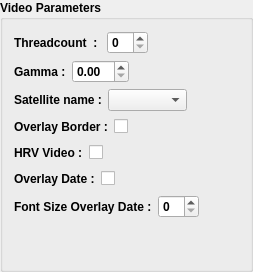
          <widget class="QGroupBox" name="groupBox_6">
           <property name="font">
            <font>
             <weight>75</weight>
             <bold>true</bold>
            </font>
           </property>
           <property name="title">
            <string>Video Parameters</string>
           </property>
           <layout class="QVBoxLayout" name="verticalLayout_10">
            <item>
             <layout class="QVBoxLayout" name="verticalLayout_4">
              <item>
               <layout class="QHBoxLayout" name="horizontalLayout_33">
                <item>
                 <widget class="QLabel" name="label_32">
                  <property name="text">
                   <string>Threadcount  : </string>
                  </property>
                 </widget>
                </item>
                <item>
                 <widget class="QSpinBox" name="spbThreadcount">
                  <property name="toolTip">
                   <string extracomment="Maximum nbr. of threads used (0 will use all)"/>
                  </property>
                 </widget>
                </item>
                <item>
                 <spacer name="horizontalSpacer_25">
                  <property name="orientation">
                   <enum>Qt::Horizontal</enum>
                  </property>
                  <property name="sizeHint" stdset="0">
                   <size>
                    <width>40</width>
                    <height>20</height>
                   </size>
                  </property>
                 </spacer>
                </item>
               </layout>
              </item>
              <item>
               <layout class="QHBoxLayout" name="horizontalLayout_7">
                <item>
                 <widget class="QLabel" name="label_17">
                  <property name="text">
                   <string>Gamma :</string>
                  </property>
                 </widget>
                </item>
                <item>
                 <widget class="QDoubleSpinBox" name="spbGamma"/>
                </item>
                <item>
                 <spacer name="horizontalSpacer_5">
                  <property name="orientation">
                   <enum>Qt::Horizontal</enum>
                  </property>
                  <property name="sizeHint" stdset="0">
                   <size>
                    <width>40</width>
                    <height>20</height>
                   </size>
                  </property>
                 </spacer>
                </item>
               </layout>
              </item>
              <item>
               <layout class="QHBoxLayout" name="horizontalLayout_32">
                <item>
                 <widget class="QLabel" name="label_16">
                  <property name="text">
                   <string>Satellite name :</string>
                  </property>
                 </widget>
                </item>
                <item>
                 <widget class="QComboBox" name="cmbSatname"/>
                </item>
                <item>
                 <spacer name="horizontalSpacer_4">
                  <property name="orientation">
                   <enum>Qt::Horizontal</enum>
                  </property>
                  <property name="sizeHint" stdset="0">
                   <size>
                    <width>40</width>
                    <height>20</height>
                   </size>
                  </property>
                 </spacer>
                </item>
               </layout>
              </item>
              <item>
               <layout class="QHBoxLayout" name="horizontalLayout_3">
                <item>
                 <widget class="QLabel" name="label_22">
                  <property name="text">
                   <string>Overlay Border :</string>
                  </property>
                 </widget>
                </item>
                <item>
                 <widget class="QCheckBox" name="chkOverlayBorder">
                  <property name="text">
                   <string/>
                  </property>
                 </widget>
                </item>
                <item>
                 <spacer name="horizontalSpacer_8">
                  <property name="orientation">
                   <enum>Qt::Horizontal</enum>
                  </property>
                  <property name="sizeHint" stdset="0">
                   <size>
                    <width>40</width>
                    <height>20</height>
                   </size>
                  </property>
                 </spacer>
                </item>
               </layout>
              </item>
              <item>
               <layout class="QHBoxLayout" name="horizontalLayout_43">
                <item>
                 <widget class="QLabel" name="label_12">
                  <property name="text">
                   <string>HRV Video :</string>
                  </property>
                 </widget>
                </item>
                <item>
                 <widget class="QCheckBox" name="chkHRV">
                  <property name="text">
                   <string/>
                  </property>
                 </widget>
                </item>
                <item>
                 <spacer name="horizontalSpacer_2">
                  <property name="orientation">
                   <enum>Qt::Horizontal</enum>
                  </property>
                  <property name="sizeHint" stdset="0">
                   <size>
                    <width>40</width>
                    <height>20</height>
                   </size>
                  </property>
                 </spacer>
                </item>
               </layout>
              </item>
              <item>
               <layout class="QHBoxLayout" name="horizontalLayout_4">
                <item>
                 <widget class="QLabel" name="label_23">
                  <property name="text">
                   <string>Overlay Date :</string>
                  </property>
                 </widget>
                </item>
                <item>
                 <widget class="QCheckBox" name="chkOverlayDate">
                  <property name="text">
                   <string/>
                  </property>
                 </widget>
                </item>
                <item>
                 <spacer name="horizontalSpacer_9">
                  <property name="orientation">
                   <enum>Qt::Horizontal</enum>
                  </property>
                  <property name="sizeHint" stdset="0">
                   <size>
                    <width>40</width>
                    <height>20</height>
                   </size>
                  </property>
                 </spacer>
                </item>
               </layout>
              </item>
              <item>
               <layout class="QHBoxLayout" name="horizontalLayout_30">
                <item>
                 <widget class="QLabel" name="label_24">
                  <property name="text">
                   <string>Font Size Overlay Date :</string>
                  </property>
                 </widget>
                </item>
                <item>
                 <widget class="QSpinBox" name="spbFontSize"/>
                </item>
                <item>
                 <spacer name="horizontalSpacer_10">
                  <property name="orientation">
                   <enum>Qt::Horizontal</enum>
                  </property>
                  <property name="sizeHint" stdset="0">
                   <size>
                    <width>40</width>
                    <height>20</height>
                   </size>
                  </property>
                 </spacer>
                </item>
               </layout>
              </item>
              <item>
               <spacer name="verticalSpacer_9">
                <property name="orientation">
                 <enum>Qt::Vertical</enum>
                </property>
                <property name="sizeHint" stdset="0">
                 <size>
                  <width>20</width>
                  <height>40</height>
                 </size>
                </property>
               </spacer>
              </item>
             </layout>
            </item>
           </layout>
          </widget>
